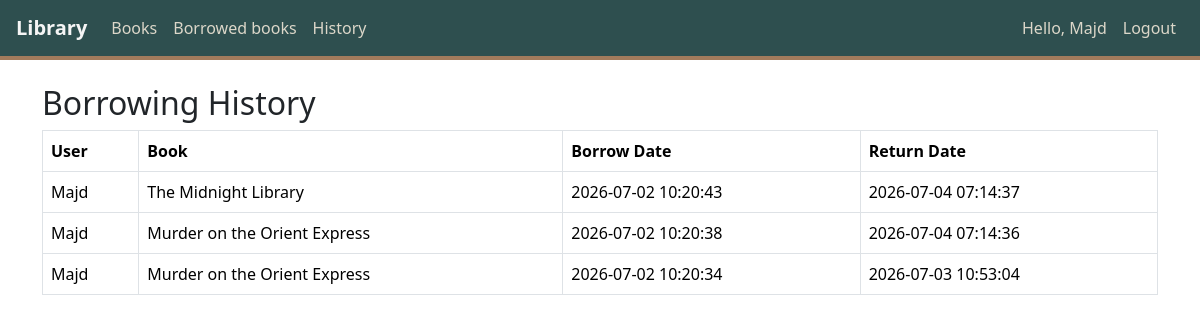
The app's page /history (signed in) with its own data.
### tables this page shows
CREATE TABLE users (
    id INTEGER PRIMARY KEY AUTOINCREMENT,
    username TEXT NOT NULL UNIQUE,
    hash TEXT NOT NULL,
    role TEXT NOT NULL DEFAULT 'client',   -- admin or client
    status TEXT NOT NULL DEFAULT 'active'
);

CREATE TABLE borrowed_books (    id INTEGER PRIMARY KEY AUTOINCREMENT,    user_id INTEGER NOT NULL,    book_id INTEGER NOT NULL,    borrow_date TEXT NOT NULL DEFAULT CURRENT_TIMESTAMP,    return_date TEXT,    FOREIGN KEY (user_id) REFERENCES users(id),    FOREIGN KEY (book_id) REFERENCES books(id));

CREATE TABLE books (    id INTEGER PRIMARY KEY AUTOINCREMENT,    title TEXT NOT NULL,    author_id INTEGER NOT NULL,    genre_id INTEGER NOT NULL,    stock INTEGER NOT NULL DEFAULT 0,    status TEXT NOT NULL DEFAULT 'active',       buy_price REAL NOT NULL DEFAULT 0,           borrow_fee REAL NOT NULL DEFAULT 0,         FOREIGN KEY (author_id) REFERENCES authors(id),    FOREIGN KEY (genre_id) REFERENCES genres(id));

### app.py (the view, shortened to what this page needs)
@login_required
@app.route("/history")
def history():
    if session.get("role") != "admin":
        rowrs = rows = db.execute("""
            SELECT borrowed_books.id, borrowed_books.borrow_date, borrowed_books.return_date,
                users.username,
                books.title
            FROM borrowed_books
            JOIN users ON borrowed_books.user_id = users.id
            JOIN books ON borrowed_books.book_id = books.id
            WHERE users.username = ?
            ORDER BY borrowed_books.borrow_date DESC
        """, session["username"])
    return render_template("history.html", rows=rows)

### templates/history.html (shortened to what this page needs)
{% extends "layout.html" %}
{% block body %}
<h2>Borrowing History</h2>
<table class="table table-bordered">
    <thead>
        <tr>
            <th>User</th>
            <th>Book</th>
            <th>Borrow Date</th>
            <th>Return Date</th>
        </tr>
    </thead>
    <tbody>
        {% for r in rows %}
        <tr>
            <td>{{ r.username }}</td>
            <td>{{ r.title }}</td>
            <td>{{ r.borrow_date }}</td>
            <td>
                {% if r.return_date %}
                    {{ r.return_date }}
                {% else %}
                    <span class="text-danger">Not returned</span>
                {% endif %}
            </td>
        </tr>
        {% endfor %}
    </tbody>
</table>
{% endblock %}

### templates/layout.html (shortened to what this page needs)
<!DOCTYPE html>
<html lang="en">
<head>
    <link href="https://cdn.jsdelivr.net/npm/bootstrap@5.3.8/dist/css/bootstrap.min.css" rel="stylesheet">
    <link href="/static/css/styles.css" rel="stylesheet">
</head>
<body>
    <nav class="navbar navbar-expand-lg custom-navbar px-3">
        <a class="navbar-brand text-light" href="/">Library</a>
        <div class="collapse navbar-collapse" id="navbarNav">
            <ul class="navbar-nav me-auto">
                {% if session.get("user_id") %}
                    <li class="nav-item"><a class="nav-link" href="/">Books</a></li>
                    <li class="navi-tem"><a class="nav-link" href="/borrowed_books">Borrowed books</a></li>
                    <li class="nav-item"><a class="nav-link" href="/history">History</a></li>
                {% endif %}
            </ul>
            <ul class="navbar-nav ms-auto">
                {% if session.get("user_id") %}
                    <li class="nav-item"><span class="nav-link disabled">Hello, {{ session.username }} </span></li>
                    <li class="nav-item"><a class="nav-link" href="/logout">Logout</a></li>
                {% else %}
                    <li class="nav-item"><a class="nav-link" href="/login">Login</a></li>
                {% endif %}
            </ul>
        </div>
    </nav>
    <main class="container py-4">
        {% block body %}{% endblock %}
    </main>
</body>
</html>

### static/css/styles.css (style rules this page uses)
.custom-navbar { background-color: #2E4F4F; border-bottom: 4px solid #A27B5C; }
.custom-navbar .nav-link { color: #DCD7C9 !important; font-weight: 500; }
.custom-navbar .navbar-brand { font-weight: bold; color: #F5F5F5 !important; }

### records on screen
users: username "Majd"
borrowed_books: username "Majd", title "The Midnight Library", borrow_date "2026-07-02 10:20:43", return_date "2026-07-04 07:14:37"
borrowed_books: username "Majd", title "Murder on the Orient Express", borrow_date "2026-07-02 10:20:38", return_date "2026-07-04 07:14:36"
borrowed_books: username "Majd", title "Murder on the Orient Express", borrow_date "2026-07-02 10:20:34", return_date "2026-07-03 10:53:04"
